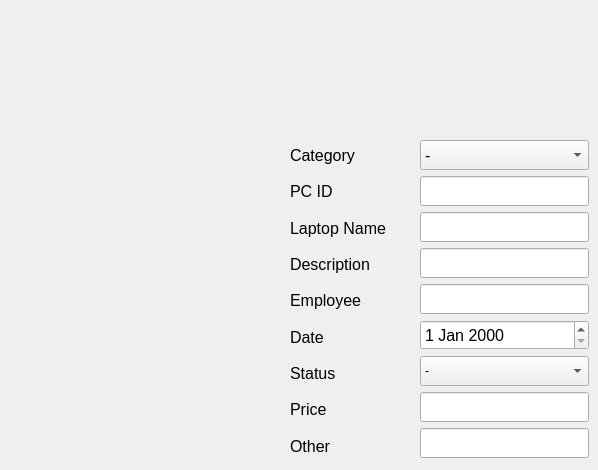
                <widget class="QWidget" name="tab_21">
                 <attribute name="title">
                  <string>Page</string>
                 </attribute>
                 <widget class="QWidget" name="layoutWidget_2">
                  <property name="geometry">
                   <rect>
                    <x>420</x>
                    <y>140</y>
                    <width>169</width>
                    <height>320</height>
                   </rect>
                  </property>
                  <layout class="QVBoxLayout" name="verticalLayout_52">
                   <item>
                    <widget class="QComboBox" name="comboBox_27">
                     <property name="minimumSize">
                      <size>
                       <width>0</width>
                       <height>30</height>
                      </size>
                     </property>
                     <property name="font">
                      <font>
                       <pointsize>12</pointsize>
                      </font>
                     </property>
                     <item>
                      <property name="text">
                       <string>-</string>
                      </property>
                     </item>
                    </widget>
                   </item>
                   <item>
                    <widget class="QLineEdit" name="lineEdit_157">
                     <property name="minimumSize">
                      <size>
                       <width>0</width>
                       <height>30</height>
                      </size>
                     </property>
                     <property name="font">
                      <font>
                       <pointsize>12</pointsize>
                      </font>
                     </property>
                    </widget>
                   </item>
                   <item>
                    <widget class="QLineEdit" name="lineEdit_158">
                     <property name="minimumSize">
                      <size>
                       <width>0</width>
                       <height>30</height>
                      </size>
                     </property>
                     <property name="font">
                      <font>
                       <pointsize>12</pointsize>
                      </font>
                     </property>
                    </widget>
                   </item>
                   <item>
                    <widget class="QLineEdit" name="lineEdit_159">
                     <property name="minimumSize">
                      <size>
                       <width>0</width>
                       <height>30</height>
                      </size>
                     </property>
                     <property name="font">
                      <font>
                       <pointsize>12</pointsize>
                      </font>
                     </property>
                    </widget>
                   </item>
                   <item>
                    <widget class="QLineEdit" name="lineEdit_160">
                     <property name="minimumSize">
                      <size>
                       <width>0</width>
                       <height>30</height>
                      </size>
                     </property>
                     <property name="font">
                      <font>
                       <pointsize>12</pointsize>
                      </font>
                     </property>
                    </widget>
                   </item>
                   <item>
                    <widget class="QDateEdit" name="dateEdit_15">
                     <property name="minimumSize">
                      <size>
                       <width>52</width>
                       <height>30</height>
                      </size>
                     </property>
                     <property name="font">
                      <font>
                       <pointsize>12</pointsize>
                      </font>
                     </property>
                    </widget>
                   </item>
                   <item>
                    <widget class="QComboBox" name="comboBox_29">
                     <property name="minimumSize">
                      <size>
                       <width>0</width>
                       <height>30</height>
                      </size>
                     </property>
                     <item>
                      <property name="text">
                       <string>-</string>
                      </property>
                     </item>
                    </widget>
                   </item>
                   <item>
                    <widget class="QLineEdit" name="lineEdit_163">
                     <property name="minimumSize">
                      <size>
                       <width>0</width>
                       <height>30</height>
                      </size>
                     </property>
                     <property name="font">
                      <font>
                       <pointsize>12</pointsize>
                      </font>
                     </property>
                    </widget>
                   </item>
                   <item>
                    <widget class="QLineEdit" name="lineEdit_164">
                     <property name="minimumSize">
                      <size>
                       <width>0</width>
                       <height>30</height>
                      </size>
                     </property>
                     <property name="font">
                      <font>
                       <pointsize>12</pointsize>
                      </font>
                     </property>
                    </widget>
                   </item>
                  </layout>
                 </widget>
                 <widget class="QWidget" name="layoutWidget_3">
                  <property name="geometry">
                   <rect>
                    <x>290</x>
                    <y>140</y>
                    <width>121</width>
                    <height>321</height>
                   </rect>
                  </property>
                  <layout class="QVBoxLayout" name="verticalLayout_53">
                   <property name="rightMargin">
                    <number>20</number>
                   </property>
                   <item>
                    <widget class="QLabel" name="label_170">
                     <property name="font">
                      <font>
                       <pointsize>12</pointsize>
                      </font>
                     </property>
                     <property name="text">
                      <string>Category</string>
                     </property>
                    </widget>
                   </item>
                   <item>
                    <widget class="QLabel" name="label_171">
                     <property name="font">
                      <font>
                       <pointsize>12</pointsize>
                      </font>
                     </property>
                     <property name="text">
                      <string>PC ID</string>
                     </property>
                    </widget>
                   </item>
                   <item>
                    <widget class="QLabel" name="label_172">
                     <property name="font">
                      <font>
                       <pointsize>12</pointsize>
                      </font>
                     </property>
                     <property name="text">
                      <string>Laptop Name</string>
                     </property>
                    </widget>
                   </item>
                   <item>
                    <widget class="QLabel" name="label_173">
                     <property name="font">
                      <font>
                       <pointsize>12</pointsize>
                      </font>
                     </property>
                     <property name="text">
                      <string>Description</string>
                     </property>
                    </widget>
                   </item>
                   <item>
                    <widget class="QLabel" name="label_174">
                     <property name="font">
                      <font>
                       <pointsize>12</pointsize>
                      </font>
                     </property>
                     <property name="text">
                      <string>Employee</string>
                     </property>
                    </widget>
                   </item>
                   <item>
                    <widget class="QLabel" name="label_114">
                     <property name="font">
                      <font>
                       <pointsize>12</pointsize>
                      </font>
                     </property>
                     <property name="text">
                      <string>Date</string>
                     </property>
                    </widget>
                   </item>
                   <item>
                    <widget class="QLabel" name="label_115">
                     <property name="font">
                      <font>
                       <pointsize>12</pointsize>
                      </font>
                     </property>
                     <property name="text">
                      <string>Status</string>
                     </property>
                    </widget>
                   </item>
                   <item>
                    <widget class="QLabel" name="label_116">
                     <property name="font">
                      <font>
                       <pointsize>12</pointsize>
                      </font>
                     </property>
                     <property name="text">
                      <string>Price</string>
                     </property>
                    </widget>
                   </item>
                   <item>
                    <widget class="QLabel" name="label_175">
                     <property name="font">
                      <font>
                       <pointsize>12</pointsize>
                      </font>
                     </property>
                     <property name="text">
                      <string>Other</string>
                     </property>
                    </widget>
                   </item>
                  </layout>
                 </widget>
                </widget>
